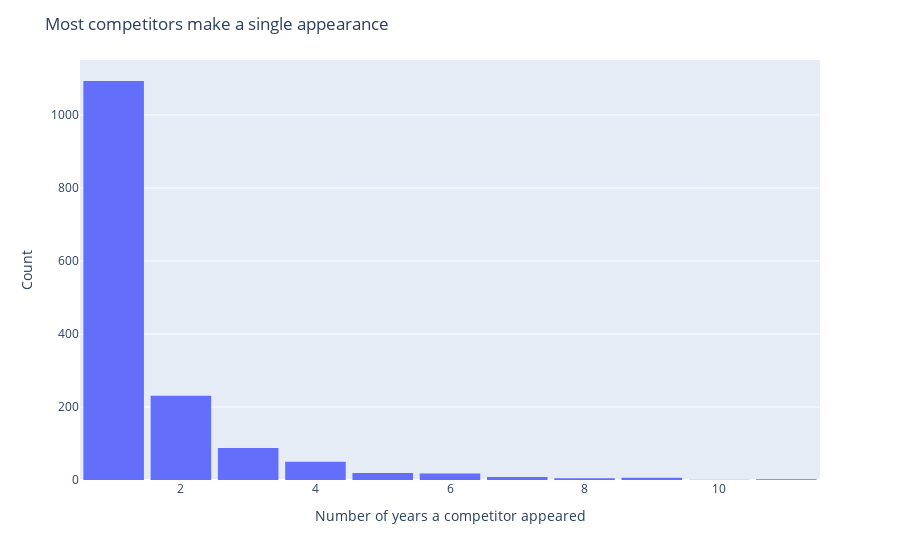

Notebook source saved alongside this figure:
### Code cell
fig = px.histogram(df_appearances, x='Appearances')
fig.update_layout(
    title_text='Most competitors make a single appearance',
    xaxis_title_text='Number of years a competitor appeared',
    yaxis_title_text='Count',
    bargap=0.1,
    showlegend=False,
)

### Figure 1 — Plotly figure (JSON) as saved in the notebook; plotly's stock layout.template omitted (floating-point values rounded to 4 significant figures; data arrays with more than 128 entries replaced by an {"elided": "..."} marker saying what was removed)
{"data": [{"alignmentgroup": "True", "bingroup": "x", "hovertemplate": "Appearances=%{x}<br>count=%{y}<extra></extra>", "legendgroup": "", "marker": {"color": "#636efa", "pattern": {"shape": ""}}, "name": "", "offsetgroup": "", "orientation": "v", "showlegend": false, "type": "histogram", "x": {"elided": "1521 int values"}, "xaxis": "x", "yaxis": "y"}], "layout": {"bargap": 0.1, "barmode": "relative", "legend": {"tracegroupgap": 0}, "margin": {"t": 60}, "showlegend": false, "title": {"text": "Most competitors make a single appearance"}, "xaxis": {"anchor": "y", "domain": [0, 1], "title": {"text": "Number of years a competitor appeared"}}, "yaxis": {"anchor": "x", "domain": [0, 1], "title": {"text": "Count"}}}}
